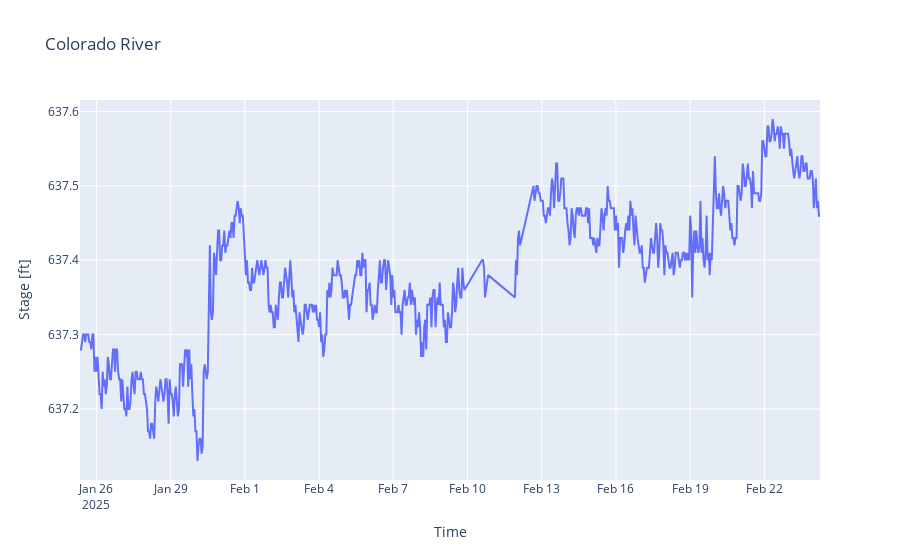

Source (notebook cell):
### Code cell
fig = px.line(df, x='validTime', y='primary', title='Colorado River') 
fig.update_layout(xaxis_title='Time', yaxis_title='Stage [ft]')
fig.show()

### Figure 1 — Plotly figure (JSON) as saved in the notebook; plotly's stock layout.template omitted (floating-point values rounded to 4 significant figures; data arrays with more than 128 entries replaced by an {"elided": "..."} marker saying what was removed)
{"data": [{"hovertemplate": "validTime=%{x}<br>primary=%{y}<extra></extra>", "legendgroup": "", "line": {"color": "#636efa", "dash": "solid"}, "marker": {"symbol": "circle"}, "mode": "lines", "name": "", "orientation": "v", "showlegend": false, "type": "scatter", "x": {"elided": "664 str values"}, "xaxis": "x", "y": {"elided": "664 float values"}, "yaxis": "y"}], "layout": {"legend": {"tracegroupgap": 0}, "title": {"text": "Colorado River"}, "xaxis": {"anchor": "y", "domain": [0, 1], "title": {"text": "Time"}}, "yaxis": {"anchor": "x", "domain": [0, 1], "title": {"text": "Stage [ft]"}}}}
